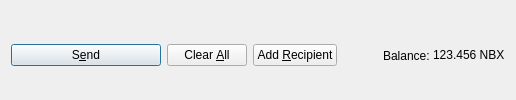
         <widget class="QFrame" name="frame_Send">
          <layout class="QHBoxLayout" name="horizontalLayout">
           <property name="bottomMargin">
            <number>0</number>
           </property>
           <item>
            <widget class="QPushButton" name="sendButton">
             <property name="minimumSize">
              <size>
               <width>150</width>
               <height>0</height>
              </size>
             </property>
             <property name="toolTip">
              <string>Confirm the send action</string>
             </property>
             <property name="text">
              <string>S&amp;end</string>
             </property>
             <property name="icon">
              <iconset resource="../nbx.qrc">
               <normaloff>:/icons/send</normaloff>:/icons/send</iconset>
             </property>
             <property name="autoDefault">
              <bool>false</bool>
             </property>
             <property name="default">
              <bool>true</bool>
             </property>
            </widget>
           </item>
           <item>
            <widget class="QPushButton" name="clearButton">
             <property name="sizePolicy">
              <sizepolicy hsizetype="Minimum" vsizetype="Fixed">
               <horstretch>0</horstretch>
               <verstretch>0</verstretch>
              </sizepolicy>
             </property>
             <property name="toolTip">
              <string>Clear all fields of the form.</string>
             </property>
             <property name="text">
              <string>Clear &amp;All</string>
             </property>
             <property name="icon">
              <iconset resource="../nbx.qrc">
               <normaloff>:/icons/remove</normaloff>:/icons/remove</iconset>
             </property>
             <property name="autoDefault">
              <bool>false</bool>
             </property>
            </widget>
           </item>
           <item>
            <widget class="QPushButton" name="addButton">
             <property name="toolTip">
              <string>Send to multiple recipients at once</string>
             </property>
             <property name="text">
              <string>Add &amp;Recipient</string>
             </property>
             <property name="icon">
              <iconset resource="../nbx.qrc">
               <normaloff>:/icons/add</normaloff>:/icons/add</iconset>
             </property>
             <property name="autoDefault">
              <bool>false</bool>
             </property>
            </widget>
           </item>
           <item>
            <spacer name="horizontalSpacer">
             <property name="orientation">
              <enum>Qt::Horizontal</enum>
             </property>
             <property name="sizeHint" stdset="0">
              <size>
               <width>40</width>
               <height>20</height>
              </size>
             </property>
            </spacer>
           </item>
           <item>
            <layout class="QHBoxLayout" name="horizontalLayout_2">
             <property name="spacing">
              <number>3</number>
             </property>
             <item>
              <widget class="QLabel" name="label">
               <property name="text">
                <string>Balance:</string>
               </property>
              </widget>
             </item>
             <item>
              <widget class="QLabel" name="labelBalance">
               <property name="sizePolicy">
                <sizepolicy hsizetype="Preferred" vsizetype="Fixed">
                 <horstretch>0</horstretch>
                 <verstretch>0</verstretch>
                </sizepolicy>
               </property>
               <property name="cursor">
                <cursorShape>IBeamCursor</cursorShape>
               </property>
               <property name="text">
                <string notr="true">123.456 NBX</string>
               </property>
               <property name="textInteractionFlags">
                <set>Qt::LinksAccessibleByMouse|Qt::TextSelectableByKeyboard|Qt::TextSelectableByMouse</set>
               </property>
              </widget>
             </item>
            </layout>
           </item>
          </layout>
         </widget>
